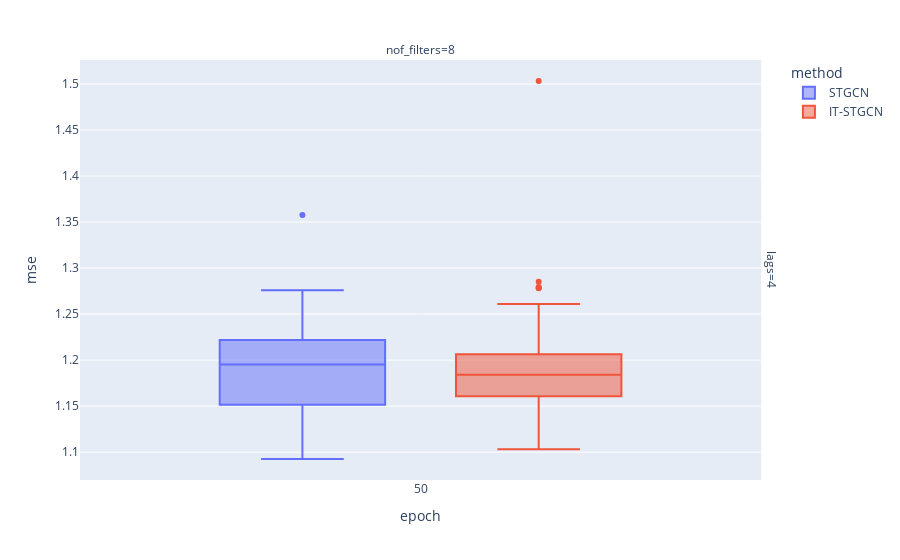

Here is the notebook cell this chart was saved with:
### Markdown cell above
## Baseline

### Code cell
data.query("mrate ==0 and lags!=2").plot.box(backend='plotly',x='epoch',color='method',y='mse',facet_col='nof_filters',facet_row='lags',height=400)

### Figure 1 — Plotly figure (JSON) as saved in the notebook; plotly's stock layout.template omitted (floating-point values rounded to 4 significant figures)
{"data": [{"alignmentgroup": "True", "hovertemplate": "method=STGCN<br>lags=4<br>nof_filters=8<br>epoch=%{x}<br>mse=%{y}<extra></extra>", "legendgroup": "STGCN", "marker": {"color": "#636efa"}, "name": "STGCN", "notched": false, "offsetgroup": "STGCN", "orientation": "v", "showlegend": true, "type": "box", "x": [50, 50, 50, 50, 50, 50, 50, 50, 50, 50, 50, 50, 50, 50, 50, 50, 50, 50, 50, 50, 50, 50, 50, 50, 50, 50, 50, 50, 50, 50, 50, 50, 50, 50, 50, 50, 50, 50, 50, 50, 50, 50, 50, 50, 50, 50, 50, 50, 50, 50, 50, 50, 50, 50, 50, 50, 50, 50, 50, 50], "x0": " ", "xaxis": "x", "y": [1.204, 1.198, 1.244, 1.215, 1.23, 1.16, 1.241, 1.197, 1.233, 1.134, 1.195, 1.178, 1.195, 1.169, 1.147, 1.215, 1.269, 1.151, 1.126, 1.127, 1.185, 1.17, 1.125, 1.144, 1.266, 1.159, 1.202, 1.233, 1.252, 1.219, 1.118, 1.166, 1.154, 1.136, 1.197, 1.225, 1.192, 1.152, 1.276, 1.166, 1.229, 1.198, 1.203, 1.129, 1.093, 1.23, 1.358, 1.245, 1.213, 1.215, 1.145, 1.206, 1.231, 1.122, 1.098, 1.21, 1.152, 1.195, 1.115, 1.155], "y0": " ", "yaxis": "y"}, {"alignmentgroup": "True", "hovertemplate": "method=IT-STGCN<br>lags=4<br>nof_filters=8<br>epoch=%{x}<br>mse=%{y}<extra></extra>", "legendgroup": "IT-STGCN", "marker": {"color": "#EF553B"}, "name": "IT-STGCN", "notched": false, "offsetgroup": "IT-STGCN", "orientation": "v", "showlegend": true, "type": "box", "x": [50, 50, 50, 50, 50, 50, 50, 50, 50, 50, 50, 50, 50, 50, 50, 50, 50, 50, 50, 50, 50, 50, 50, 50, 50, 50, 50, 50, 50, 50, 50, 50, 50, 50, 50, 50, 50, 50, 50, 50, 50, 50, 50, 50, 50, 50, 50, 50, 50, 50, 50, 50, 50, 50, 50, 50, 50, 50, 50, 50], "x0": " ", "xaxis": "x", "y": [1.193, 1.218, 1.135, 1.141, 1.17, 1.131, 1.25, 1.278, 1.285, 1.179, 1.184, 1.244, 1.253, 1.185, 1.146, 1.147, 1.201, 1.161, 1.206, 1.134, 1.198, 1.279, 1.19, 1.162, 1.231, 1.164, 1.503, 1.183, 1.219, 1.185, 1.2, 1.147, 1.16, 1.183, 1.161, 1.18, 1.152, 1.261, 1.207, 1.157, 1.154, 1.181, 1.205, 1.18, 1.186, 1.174, 1.2, 1.197, 1.2, 1.184, 1.162, 1.196, 1.135, 1.103, 1.206, 1.253, 1.118, 1.278, 1.162, 1.122], "y0": " ", "yaxis": "y"}], "layout": {"annotations": [{"font": {}, "showarrow": false, "text": "nof_filters=8", "x": 0.49, "xanchor": "center", "xref": "paper", "y": 1, "yanchor": "bottom", "yref": "paper"}, {"font": {}, "showarrow": false, "text": "lags=4", "textangle": 90, "x": 0.98, "xanchor": "left", "xref": "paper", "y": 0.5, "yanchor": "middle", "yref": "paper"}], "autosize": true, "boxmode": "group", "legend": {"title": {"text": "method"}, "tracegroupgap": 0}, "margin": {"t": 60}, "xaxis": {"anchor": "y", "autorange": true, "domain": [0, 0.98], "range": [49.49, 50.51], "title": {"text": "epoch"}, "type": "linear"}, "yaxis": {"anchor": "x", "autorange": true, "domain": [0, 1], "range": [1.07, 1.526], "title": {"text": "mse"}, "type": "linear"}}}
